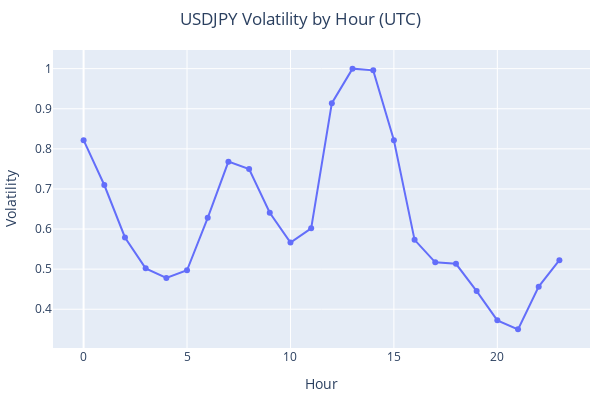

This figure's notebook cell:
### Code cell
fig = plot_volatility(usdjpy, "USDJPY Volatility by Hour (UTC)")
fig.show()

### Figure 1 — Plotly figure (JSON) as saved in the notebook; plotly's stock layout.template omitted (floating-point values rounded to 4 significant figures)
{"data": [{"hovertemplate": "variable=range<br>Hour=%{x}<br>Volatility=%{y}<extra></extra>", "legendgroup": "range", "line": {"color": "#636efa", "dash": "solid"}, "marker": {"symbol": "circle"}, "mode": "lines+markers", "name": "range", "orientation": "v", "showlegend": true, "type": "scatter", "x": [0, 1, 2, 3, 4, 5, 6, 7, 8, 9, 10, 11, 12, 13, 14, 15, 16, 17, 18, 19, 20, 21, 22, 23], "xaxis": "x", "y": [0.8217, 0.7098, 0.579, 0.5019, 0.4781, 0.4972, 0.628, 0.7681, 0.7496, 0.6407, 0.5663, 0.6018, 0.9139, 1, 0.9958, 0.8214, 0.573, 0.517, 0.5133, 0.4452, 0.3724, 0.3498, 0.4564, 0.5224], "yaxis": "y"}], "layout": {"height": 400, "legend": {"title": {"text": "variable"}, "tracegroupgap": 0}, "margin": {"b": 50, "l": 20, "r": 10, "t": 50}, "showlegend": false, "title": {"text": "USDJPY Volatility by Hour (UTC)", "x": 0.5}, "width": 600, "xaxis": {"anchor": "y", "domain": [0, 1], "title": {"text": "Hour"}}, "yaxis": {"anchor": "x", "domain": [0, 1], "title": {"text": "Volatility"}}}}
